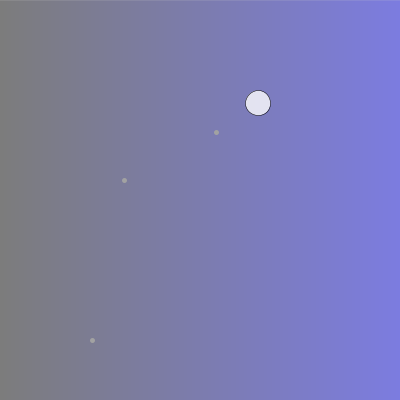
Frame 1 (no input)
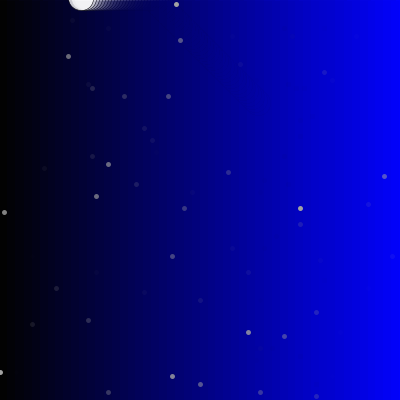
Frame 60 (the mouse pressed at the canvas centre just before this capture)
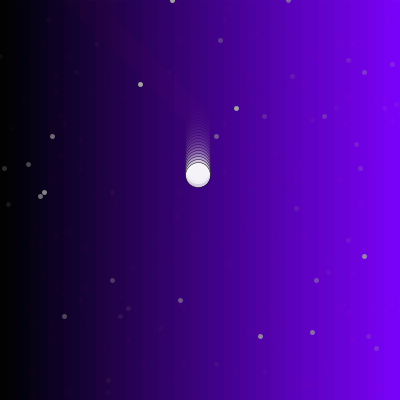
Frame 120 (the mouse held since frame 60 and released just before this capture)

The Processing sketch that drew these frames (run headless with seeded random() and noise(); from frame 60 on, the mouse is pressed at the canvas centre):

// Processing sketch: processing_183678
// ── processing_183678.pde

class chaser {
  // define variables
  int w, h, s, cBW, cR, cG, cB, pX, pY, transp, limXp, limXn, limYp, limYn;
  int colorPicker;

  // constructors
  // arguments: width, height, speed, R, G, B, alpha
  chaser( int cWidth, int cHeight, int cSpeed, int cGray, int cAlpha ) {
    pX = (int) random(width);    // random pX and pY chaser starting point
    pY = (int) random(height);
    w = cWidth;
    h = cHeight;
    s = cSpeed;
    cBW = cGray;
    transp = cAlpha;
    colorPicker = (int) random(3);  // random color picker
  }

  // arguments: width, height, speed, R, G, B, alpha
  chaser( int cWidth, int cHeight, int cSpeed, int cRed, int cGreen, int cBlue, int cAlpha ) {
    pX = (int) random(width);
    pY = (int) random(height);
    w = cWidth;
    h = cHeight;
    s = cSpeed;
    cR = cRed;
    cG = cGreen;
    cB = cBlue;
    transp = cAlpha;
    colorPicker = (int) random(3);  // random color picker
  }

  // update function
  void update() {

    // mouse cursor recognition limits
    limXp = pX + w/4;
    limXn = pX - w/4;
    limYp = pY + h/4;
    limYn = pY - h/4;
    
    // set colorMode to standard RGB
    colorMode(RGB, 255, 255, 255);
    stroke(0);
    strokeWeight(.5);

    // grayscale or RGB according to declaration arguments
    if (cBW == 0) fill( cR, cG, cB, transp );
    else fill( cBW, transp );

    // "lightblast"
    if ( limXp > mouseX && limXn < mouseX && limYp > mouseY && limYn < mouseY ) {
      stroke( 0, 0 );
      fill( 0, 0 );
      stroke( 0, 255);
      strokeWeight( .5 );

      // lightblast random color
      for ( int i = 0; i < 256; i++ ) {
        if ( colorPicker == 0) {
          stroke( random(15, 60), random(60, 120), random(100, 600), 150 );
        }
        if ( colorPicker == 1) {
          stroke( random(0, 15), random(180, 205), random(200, 255), 150 );
        }
        if ( colorPicker == 2) {
          stroke( random(200, 255), random(200, 255), random(200, 255), 150 );
        }
        // draw random lines to create blast
        line( pX, pY, random(width), random(height));
      }
    } else {
      // randomly change "colorPicker" and draw ellipse
      colorPicker = (int) random(3);      
      ellipse( pX, pY, w, h );
    }
    
    // program ellipse to follow mouse cursor
    if ( pX < mouseX ) pX = pX + s;
    if ( pX > mouseX ) pX = pX - s;
    if ( pY < mouseY ) pY = pY + s;
    if ( pY > mouseY ) pY = pY - s;
  }
}

class snow {

  int dotCap, dotColor, dotWeight, dotAmt;
  int[] dotX; 
  int[] dotY;

  snow( int flakePos, int flakeColor, int flakeWeight, int flakeDensity ) {
    dotCap = flakePos;
    dotColor = flakeColor;
    dotWeight = flakeWeight;
    dotAmt = flakeDensity;
    
    dotX = new int[dotCap];
    dotY = new int[dotCap];
    
    for ( int i = 0; i < dotCap; i++ ) {
      dotX[i] = i*width/dotCap;
      dotY[i] = i*height/dotCap;
    }
  }

  void update() {
    stroke(dotColor);
    strokeWeight(dotWeight);
    for ( int i = 0; i < dotAmt; i++) {
      point( dotX[(int) random(dotCap)], dotY[(int) random(dotCap)]);
    }
  }
}
class wallpaper {
  // define variables
  int mode;
  
  // constructor
  wallpaper() {
    mode = 0;
  }

  // update function
  void update() {
    
    // change background color on mouse click
    for ( int i = 0; i < width; i++ ) {
      colorMode(RGB, width, width, width);  // custom color mode for sketch width
      if(mode == 0) stroke(0, 0, i, 100);
      if(mode == 1) stroke(i/2, 0, i, 100);
      if(mode == 2) stroke(0, 0, 0, 100);
      line( i, 0, i, height );
    }
  }
}

// initialize classes
wallpaper w1;
snow s1;
chaser c1;

// sketch setup
void setup() {
  size(400, 400);
  w1 = new wallpaper();
  s1 = new snow( 100, 255, 5, 3 );
  c1 = new chaser( 25, 25, 3, 255, 200 );
  
  
}

// update functions for each class
void draw() {
  w1.update();
  s1.update();
  c1.update();
} 

// mousePressed function to change wallpaper mode and background color
void mousePressed() {
  if(w1.mode < 2) w1.mode = w1.mode + 1;
  else w1.mode = 0;
}
